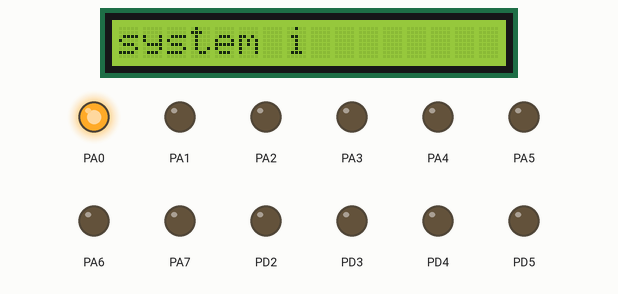
Recording of a program running on a simulated ATmega1284P, built with avr-gcc and emulated at 8 MHz. Parts: 16×1 character LCD, output pins drawn as LEDs (lit = HIGH). Wiring (inferred from the names in the program): character LCD (HD44780): RS PD6; E PD7; data PC0, PC1, PC2, PC3, PC4, PC5, PC6, PC7. Pins used as bus, display or sensor lines are not drawn; what the program prints to the serial monitor is not drawn.

Above: at 0.1 s.
At 10.2 s:
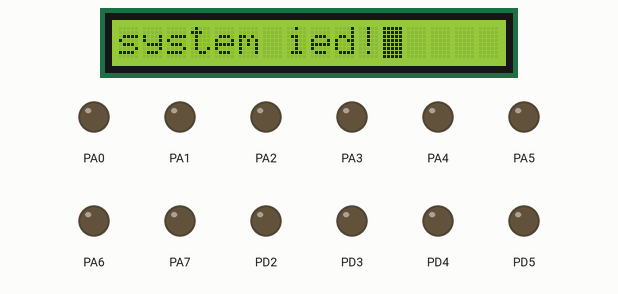
Timing chart, 0 to 122.6 s (numbered marks = the images above):
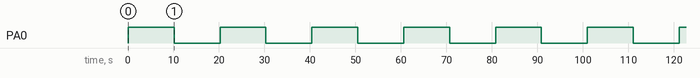

The program:

main.c
```c
/* dweis003_prodr010_lab2_part1.c - [10/5/17]
* Partner(s) Name & E-mail:Donald Weiss dweis003@ucr.edu
*			     Paul Rodriguez prodr010@ucr.edu
* Lab Section: 022
* Assignment: Lab #2 Exercise #1
* Exercise Description:

*
* I acknowledge all content contained herein, excluding template or example
* code, is my own original work.
*/

#include <avr/io.h>
#include <avr/interrupt.h>
#include "bit.h"
#include "timer.h"
#include "io.c"
//#include "keypad.h"
#include "usart_ATmega1284.h"
#include <stdio.h>
//--------Find GCD function --------------------------------------------------
unsigned long int findGCD(unsigned long int a, unsigned long int b)
{
	unsigned long int c;
	while(1){
		c = a%b;
		if(c==0){return b;}
		a = b;
		b = c;
	}
	return 0;
}
//--------End find GCD function ----------------------------------------------
//--------Task scheduler data structure---------------------------------------
// Struct for Tasks represent a running process in our simple real-time operating system.
typedef struct _task {
	/*Tasks should have members that include: state, period,
	a measurement of elapsed time, and a function pointer.*/
	signed char state; //Task's current state
	unsigned long int period; //Task period
	unsigned long int elapsedTime; //Time elapsed since last task tick
	int (*TickFct)(int); //Task tick function
} task;
//--------End Task scheduler data structure-----------------------------------


//--------Shared Variables----------------------------------------------------
unsigned char LED_val = 0; //default output value
//--------End Shared Variables------------------------------------------------


//--------User defined FSMs---------------------------------------------------
//Enumeration of states.
enum SM1_States { off, on};
//timer FSM

int SMTick1(int state) {
	// Local Variables

	//State machine transitions
	switch (state) {
		case off:
		state = on;
		break;


		case on:
		state = off;
		break;


		default: state = on; // default: Initial state
		break;
	}
	//State machine actions
	switch(state) {
		case off:
			LED_val = 0;
			PORTA = 0x00;
			LCD_DisplayString(1, "system is disarmed!");
		break;


		case on:
			LED_val = 1;
			PORTA = 0x01;
			LCD_DisplayString(1, "system is armed!");
		break;

		default: break;
	}
	return state;
}
//Enumeration of states.


enum SM2_States { wait, transmitting };
//transmit FSM
int SMTick2(int state) {
	//State machine transitions
	switch (state) {
		case wait:
			if(USART_IsSendReady(0)){
				state = transmitting;
			}
			else{
				state = wait;
			}

		break;


		case transmitting:
			if(USART_HasTransmitted(0)){
				state = wait;
			}
			else{
				state = transmitting;
			}
		break;

		default: state = wait;
		break;
	}
	//State machine actions
	switch(state) {
		case wait:
		break;

		case transmitting:
			if(LED_val == 1){
				USART_Send(0x20, 0);
			}
			else{
				USART_Send(0x21, 0);
			}
		break;

		default: break;
	}
	return state;
}

// --------END User defined FSMs-----------------------------------------------
// Implement scheduler code from PES.
int main()
{

	DDRA = 0xFF; PORTA = 0x00; // PORTA set to output, outputs init 0s
	//DDRC = 0xF0; PORTC = 0x0F; // PC7..4 outputs init 0s, PC3..0 inputs init 1s
	DDRC = 0xFF; PORTC = 0x00; // set as output for lcd
	DDRD = 0xFF; PORTD = 0x00; // LCD control lines
	LCD_init();

	// . . . etc
	// Period for the tasks
	unsigned long int SMTick1_calc = 10000;
	unsigned long int SMTick2_calc = 10;
	//Calculating GCD
	unsigned long int tmpGCD = 1;
	tmpGCD = findGCD(SMTick1_calc, SMTick2_calc); //can only calculate 2 at a time. If more than 2 FSM run more that once
	//Greatest common divisor for all tasks or smallest time unit for tasks.
	unsigned long int GCD = tmpGCD;
	//Recalculate GCD periods for scheduler
	unsigned long int SMTick1_period = SMTick1_calc/GCD;
	unsigned long int SMTick2_period = SMTick2_calc/GCD;

	static task task1, task2;
	task *tasks[] = { &task1, &task2};
	const unsigned short numTasks = sizeof(tasks)/sizeof(task*);
	// Task 1
	task1.state = -1;//Task initial state.
	task1.period = SMTick1_period;//Task Period.
	task1.elapsedTime = SMTick1_period;//Task current elapsed time.
	task1.TickFct = &SMTick1;//Function pointer for the tick.
	// Task 2
	task2.state = -1;//Task initial state.
	task2.period = SMTick2_period;//Task Period.
	task2.elapsedTime = SMTick2_period;//Task current elapsed time.
	task2.TickFct = &SMTick2;//Function pointer for the tick.

	// Set the timer and turn it on
	TimerSet(GCD);
	TimerOn();


	//code to initialize USART


	initUSART(0);     //init USART
	unsigned short i; // Scheduler for-loop iterator
	while(1) {
		// Scheduler code ---------------------------------------------
		for ( i = 0; i < numTasks; i++ ) {
			// Task is ready to tick
			if ( tasks[i]->elapsedTime == tasks[i]->period ) {
				// Setting next state for task
				tasks[i]->state = tasks[i]->TickFct(tasks[i]->state);
				// Reset the elapsed time for next tick.
				tasks[i]->elapsedTime = 0;
			}
			tasks[i]->elapsedTime += 1;
		}
		while(!TimerFlag);
		TimerFlag = 0;
	} //---------------------------------------------------------------
	// Error: Program should not exit!
	return 0;
}
```

bit.h
```c
// Permission to copy is granted provided that this header remains intact.
// This software is provided with no warranties.

////////////////////////////////////////////////////////////////////////////////


#ifndef BIT_H
#define BIT_H


// x: 8-bit value.   k: bit position to set, range is 0-7.   b: set bit to this, either 1 or 0
unsigned char SetBit(unsigned char x, unsigned char k, unsigned char b) {
	if(b){ //b ==1
		return x | (0x01 << k); //   Set bit to 1
	}
	else{ //b ==0
		return x & ~(0x01 << k);   //Set bit to 0
	}
}

//x: 8-bit value.   K: bit position, range is 0-7 return value in location k
unsigned char GetBit(unsigned char x, unsigned char k) {
	return ((x & (0x01 << k)) != 0);
}


#endif //BIT_H
```

io.c
```c
#include <avr/io.h>
#include <avr/interrupt.h>
#include <stdio.h>
#include "io.h"

#define SET_BIT(p,i) ((p) |= (1 << (i)))
#define CLR_BIT(p,i) ((p) &= ~(1 << (i)))
#define GET_BIT(p,i) ((p) & (1 << (i)))

/*-------------------------------------------------------------------------*/

#define DATA_BUS PORTC		// port connected to pins 7-14 of LCD display
#define CONTROL_BUS PORTD	// port connected to pins 4 and 6 of LCD disp.
#define RS 6			// pin number of uC connected to pin 4 of LCD disp.
#define E 7			// pin number of uC connected to pin 6 of LCD disp.

/*-------------------------------------------------------------------------*/

void LCD_ClearScreen(void) {
   LCD_WriteCommand(0x01);
}

void LCD_init(void) {

    //wait for 100 ms.
	delay_ms(100);
	LCD_WriteCommand(0x38);
	LCD_WriteCommand(0x06);
	LCD_WriteCommand(0x0f);
	LCD_WriteCommand(0x01);
	delay_ms(10);
}

void LCD_WriteCommand (unsigned char Command) {
   CLR_BIT(CONTROL_BUS,RS);
   DATA_BUS = Command;
   SET_BIT(CONTROL_BUS,E);
   asm("nop");
   CLR_BIT(CONTROL_BUS,E);
   delay_ms(2); // ClearScreen requires 1.52ms to execute
}

void LCD_WriteData(unsigned char Data) {
   SET_BIT(CONTROL_BUS,RS);
   DATA_BUS = Data;
   SET_BIT(CONTROL_BUS,E);
   asm("nop");
   CLR_BIT(CONTROL_BUS,E);
   delay_ms(1);
}

void LCD_DisplayString( unsigned char column, const unsigned char* string) {
   LCD_ClearScreen();
   unsigned char c = column;
   while(*string) {
      LCD_Cursor(c++);
      LCD_WriteData(*string++);
   }
}

void LCD_Cursor(unsigned char column) {
   if ( column < 17 ) { // 16x1 LCD: column < 9
						// 16x2 LCD: column < 17
      LCD_WriteCommand(0x80 + column - 1);
   } else {
      LCD_WriteCommand(0xB8 + column - 9);	// 16x1 LCD: column - 1
											// 16x2 LCD: column - 9
   }
}

void delay_ms(int miliSec) //for 8 Mhz crystal

{
    int i,j;
    for(i=0;i<miliSec;i++)
    for(j=0;j<775;j++)
  {
   asm("nop");
  }
}
```

io.h
```c
#ifndef __io_h__
#define __io_h__

void LCD_init();
void LCD_ClearScreen(void);
void LCD_WriteCommand (unsigned char Command);
void LCD_Cursor (unsigned char column);
void LCD_DisplayString(unsigned char column ,const unsigned char *string);
void delay_ms(int miliSec);
#endif
```

timer.h
```c
// Permission to copy is granted provided that this header remains intact.
// This software is provided with no warranties.

////////////////////////////////////////////////////////////////////////////////

#ifndef TIMER_H
#define TIMER_H

#include <avr/interrupt.h>

volatile unsigned char TimerFlag = 0; // TimerISR() sets this to 1. C programmer should clear to 0.

// Internal variables for mapping AVR's ISR to our cleaner TimerISR model.
unsigned long _avr_timer_M = 1; // Start count from here, down to 0. Default 1ms
unsigned long _avr_timer_cntcurr = 0; // Current internal count of 1ms ticks

// Set TimerISR() to tick every M ms
void TimerSet(unsigned long M) {
	_avr_timer_M = M;
	_avr_timer_cntcurr = _avr_timer_M;
}

void TimerOn() {
	// AVR timer/counter controller register TCCR1
	TCCR1B 	= 0x0B;	// bit3 = 1: CTC mode (clear timer on compare)
					// bit2bit1bit0=011: prescaler /64
					// 00001011: 0x0B
					// SO, 8 MHz clock or 8,000,000 /64 = 125,000 ticks/s
					// Thus, TCNT1 register will count at 125,000 ticks/s

	// AVR output compare register OCR1A.
	OCR1A 	= 125;	// Timer interrupt will be generated when TCNT1==OCR1A
					// We want a 1 ms tick. 0.001 s * 125,000 ticks/s = 125
					// So when TCNT1 register equals 125,
					// 1 ms has passed. Thus, we compare to 125.
					// AVR timer interrupt mask register

	TIMSK1 	= 0x02; // bit1: OCIE1A -- enables compare match interrupt

	//Initialize avr counter
	TCNT1 = 0;

	// TimerISR will be called every _avr_timer_cntcurr milliseconds
	_avr_timer_cntcurr = _avr_timer_M;

	//Enable global interrupts
	SREG |= 0x80;	// 0x80: 1000000
}

void TimerOff() {
	TCCR1B 	= 0x00; // bit3bit2bit1bit0=0000: timer off
}

void TimerISR() {
	TimerFlag = 1;
}

// In our approach, the C programmer does not touch this ISR, but rather TimerISR()
ISR(TIMER1_COMPA_vect)
{
	// CPU automatically calls when TCNT0 == OCR0 (every 1 ms per TimerOn settings)
	_avr_timer_cntcurr--; 			// Count down to 0 rather than up to TOP
	if (_avr_timer_cntcurr == 0) { 	// results in a more efficient compare
		TimerISR(); 				// Call the ISR that the user uses
		_avr_timer_cntcurr = _avr_timer_M;
	}
}

#endif //TIMER_H
```

usart_ATmega1284.h
```c
// Permission to copy is granted provided that this header remains intact.
// This software is provided with no warranties.

////////////////////////////////////////////////////////////////////////////////

#ifndef USART_1284_H
#define USART_1284_H

// USART Setup Values
#define F_CPU 8000000UL // Assume uC operates at 8MHz
#define BAUD_RATE 9600
#define BAUD_PRESCALE (((F_CPU / (BAUD_RATE * 16UL))) - 1)

////////////////////////////////////////////////////////////////////////////////
//Functionality - Initializes TX and RX on PORT D
//Parameter: usartNum specifies which USART is being initialized
//			 If usartNum != 1, default to USART0
//Returns: None
void initUSART(unsigned char usartNum)
{
	if (usartNum != 1) {
		// Turn on the reception circuitry of USART0
		// Turn on receiver and transmitter
		// Use 8-bit character sizes
		UCSR0B |= (1 << RXEN0)  | (1 << TXEN0);
		UCSR0C |= (1 << UCSZ00) | (1 << UCSZ01);
		// Load lower 8-bits of the baud rate value into the low byte of the UBRR0 register
		UBRR0L = BAUD_PRESCALE;
		// Load upper 8-bits of the baud rate value into the high byte of the UBRR0 register
		UBRR0H = (BAUD_PRESCALE >> 8);
	}
	else {
		// Turn on the reception circuitry for USART1
		// Turn on receiver and transmitter
		// Use 8-bit character sizes
		UCSR1B |= (1 << RXEN1)  | (1 << TXEN1);
		UCSR1C |= (1 << UCSZ10) | (1 << UCSZ11);
		// Load lower 8-bits of the baud rate value into the low byte of the UBRR1 register
		UBRR1L = BAUD_PRESCALE;
		// Load upper 8-bits of the baud rate value into the high byte of the UBRR1 register
		UBRR1H = (BAUD_PRESCALE >> 8);
	}
}
////////////////////////////////////////////////////////////////////////////////
//Functionality - checks if USART is ready to send
//Parameter: usartNum specifies which USART is checked
//Returns: 1 if true else 0
unsigned char USART_IsSendReady(unsigned char usartNum)
{
	return (usartNum != 1) ? (UCSR0A & (1 << UDRE0)) : (UCSR1A & (1 << UDRE1));
}
////////////////////////////////////////////////////////////////////////////////
//Functionality - checks if USART has successfully transmitted data
//Parameter: usartNum specifies which USART is being checked
//Returns: 1 if true else 0
unsigned char USART_HasTransmitted(unsigned char usartNum)
{
	return (usartNum != 1) ? (UCSR0A & (1 << TXC0)) : (UCSR1A & (1 << TXC1));
}
////////////////////////////////////////////////////////////////////////////////
// **** WARNING: THIS FUNCTION BLOCKS MULTI-TASKING; USE WITH CAUTION!!! ****
//Functionality - checks if USART has recieved data
//Parameter: usartNum specifies which USART is checked
//Returns: 1 if true else 0
unsigned char USART_HasReceived(unsigned char usartNum)
{
	return (usartNum != 1) ? (UCSR0A & (1 << RXC0)) : (UCSR1A & (1 << RXC1));
}
////////////////////////////////////////////////////////////////////////////////
//Functionality - Flushes the data register
//Parameter: usartNum specifies which USART is flushed
//Returns: None
void USART_Flush(unsigned char usartNum)
{
	static unsigned char dummy;
	if (usartNum != 1) {
		while ( UCSR0A & (1 << RXC0) ) { dummy = UDR0; }
	}
	else {
		while ( UCSR1A & (1 << RXC1) ) { dummy = UDR1; }
	}
}
////////////////////////////////////////////////////////////////////////////////
// **** WARNING: THIS FUNCTION BLOCKS MULTI-TASKING; USE WITH CAUTION!!! ****
//Functionality - Sends an 8-bit char value
//Parameter: Takes a single unsigned char value
//			 usartNum specifies which USART will send the char
//Returns: None
void USART_Send(unsigned char sendMe, unsigned char usartNum)
{
	if (usartNum != 1) {
		while( !(UCSR0A & (1 << UDRE0)) );
		UDR0 = sendMe;
	}
	else {
		while( !(UCSR1A & (1 << UDRE1)) );
		UDR1 = sendMe;
	}
}
////////////////////////////////////////////////////////////////////////////////
// **** WARNING: THIS FUNCTION BLOCKS MULTI-TASKING; USE WITH CAUTION!!! ****
//Functionality - receives an 8-bit char value
//Parameter: usartNum specifies which USART is waiting to receive data
//Returns: Unsigned char data from the receive buffer
unsigned char USART_Receive(unsigned char usartNum)
{
	if (usartNum != 1) {
		while ( !(UCSR0A & (1 << RXC0)) ); // Wait for data to be received
		return UDR0; // Get and return received data from buffer
	}
	else {
		while ( !(UCSR1A & (1 << RXC1)) );
		return UDR1;
	}
}

#endif USART_1284_H
```

Measured:
- by itself, PA0: alternates HIGH for 10.1 s and LOW for 10.1 s
- what the display in image 0 shows lasts 10.1 s, from 0.1 s to 10.2 s
